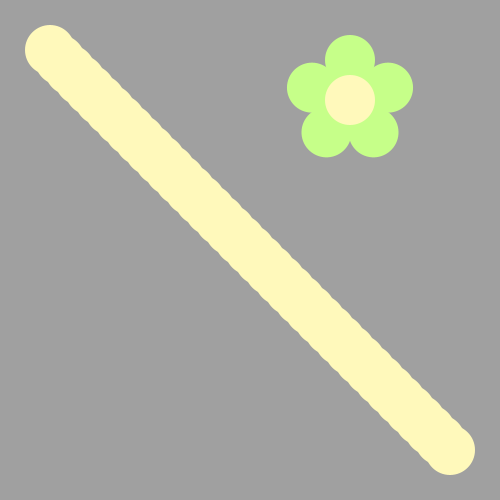
Frame 1 (no input)
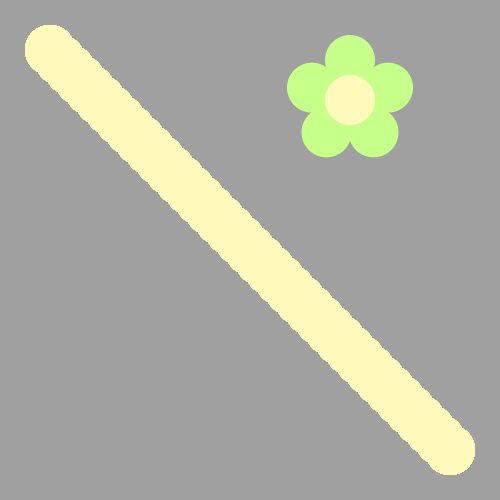
Frame 60 (the mouse pressed at the canvas centre just before this capture)
Frame 120 (the mouse held since frame 60 and released just before this capture): identical to frame 60, image omitted

The Processing sketch that drew these frames (run headless with seeded random() and noise(); from frame 60 on, the mouse is pressed at the canvas centre):

// Processing sketch: bumble_bee
// ── bumble_bee.pde

void setup() {
     ellipseMode(CENTER);
     size(500, 500);
     background(160, 160, 160);
     drawFlower(350, 100);
}

void draw() {

  // First run the program and you should see a flower.  
 for(int x=0; x<=400; x+=10) {
   ellipse(50+x,50+x,50,50);
 }
  
/* Then, use a loop to make a body for the Bee! 
(see the image on the recipe, it's a diagonal line of circles)
Use modulo to make the colors alternate between yellow and black
*/



/*
Now put his head on using drawBeeFace(x,y)
*/

}

/**************   Use these methods but  DON'T CHANGE THE CODE BELOW  **************/

void drawFlower(int x, int y) {
     noStroke();
     translate(x, y);
     // draw 5 petals, rotating after each one
     fill(#c6ff89);      // green
      for (int i = 0; i < 5; i++) {
           ellipse(0, -40, 50, 50);
          rotate(radians(72));
     }
     fill(#fff9bb); // light yellow
     ellipse(0, 0, 50, 50);
} 
void drawBeeFace(int BeeFaceX, int BeeFaceY) {
     noStroke();
     fill(0, 0, 0);
     stroke(1);
     strokeWeight(5);
     line(BeeFaceX-10, BeeFaceY-27, BeeFaceX-17, BeeFaceY-50);
     line(BeeFaceX+10, BeeFaceY-27, BeeFaceX+17, BeeFaceY-50);
     ellipse(BeeFaceX-17, BeeFaceY-50, 10, 10);
     ellipse(BeeFaceX+17, BeeFaceY-50, 10, 10);
     noStroke();
     fill(255, 251, 28);
     ellipse(BeeFaceX, BeeFaceY, 60, 60); // face
     fill(255, 237, 209);
     fill(0,0,0);
      ellipse(BeeFaceX-10, BeeFaceY-15, 10, 10); // eyes
     ellipse(BeeFaceX+10, BeeFaceY-15, 10, 10);
      ellipse(BeeFaceX, BeeFaceY-5, 10, 10); // nose
      ellipse(BeeFaceX, BeeFaceY+10, 20, 10);// mouth
     fill(255, 251, 28);
     ellipse(BeeFaceX, BeeFaceY+5, 20, 6);
}
